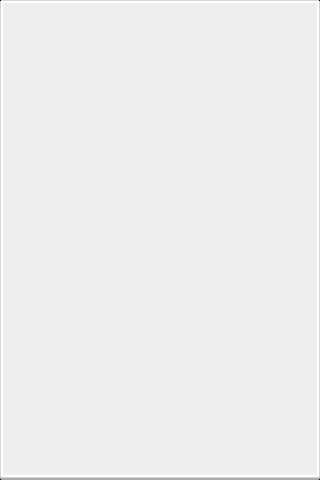

Below is a game level as drawn by its tile map, then a one-line description and the .tmx that defines it (tile-layer data replaced by summaries):
An orthogonal 20x30 tile map with 16x16 px tiles, 1 tile layer (Tile Layer 1) and 1 object (victory).

<map version="1.5" tiledversion="1.6.0" orientation="orthogonal" renderorder="right-down" width="20" height="30" tilewidth="16" tileheight="16" infinite="0" nextlayerid="3" nextobjectid="2">
 <tileset firstgid="1" name="ui_tilesheet" tilewidth="16" tileheight="16" tilecount="270" columns="30">
  <image source="assets/ui_tilesheet.png" width="480" height="144" />
 </tileset>
 <layer id="1" name="Tile Layer 1" width="20" height="30">
  <data>[600 cells, 600 non-empty, 9 distinct tile ids]</data>
 </layer>
 <objectgroup id="2" name="positions">
  <object id="1" name="victory" x="160" y="112">
   <properties>
    <property name="src" value="ui/assets/text_victory_0.png" />
   </properties>
   <point />
  </object>
 </objectgroup>
</map>
